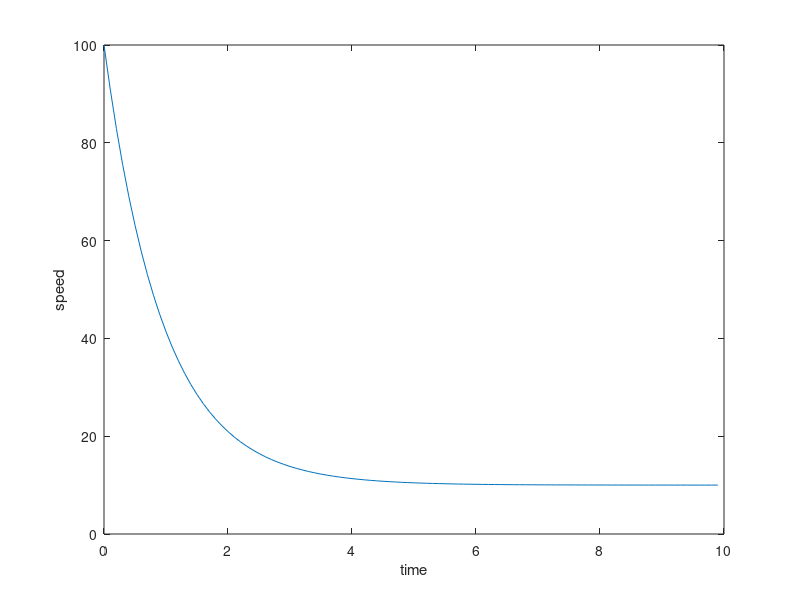

This chart was generated by the following MATLAB code:
clear;
close all;

% declaring initial values
dt = 0.1;
total_time = 10;

init_velocity = 100; %m/s
a = 10;     %force constant (maybe gravity)
b = 1;      %friction constant because of air drag

% Finite difference method
num_ite = total_time / dt; %100

% initializing arrays
velocity = zeros(num_ite, 1);
time = zeros(num_ite, 1); %arrays made

%initial conditions
velocity(1) = init_velocity;
time(1) = 0;

% simulating step-wise
for step = 1:num_ite-1
    velocity(step+1) = velocity(step) + ( a - b * velocity(step) ) * dt;
    time(step+1) = time(step) + dt;
end

%plotting the graph
figure
plot(time, velocity)
xlabel('time')
ylabel('speed')